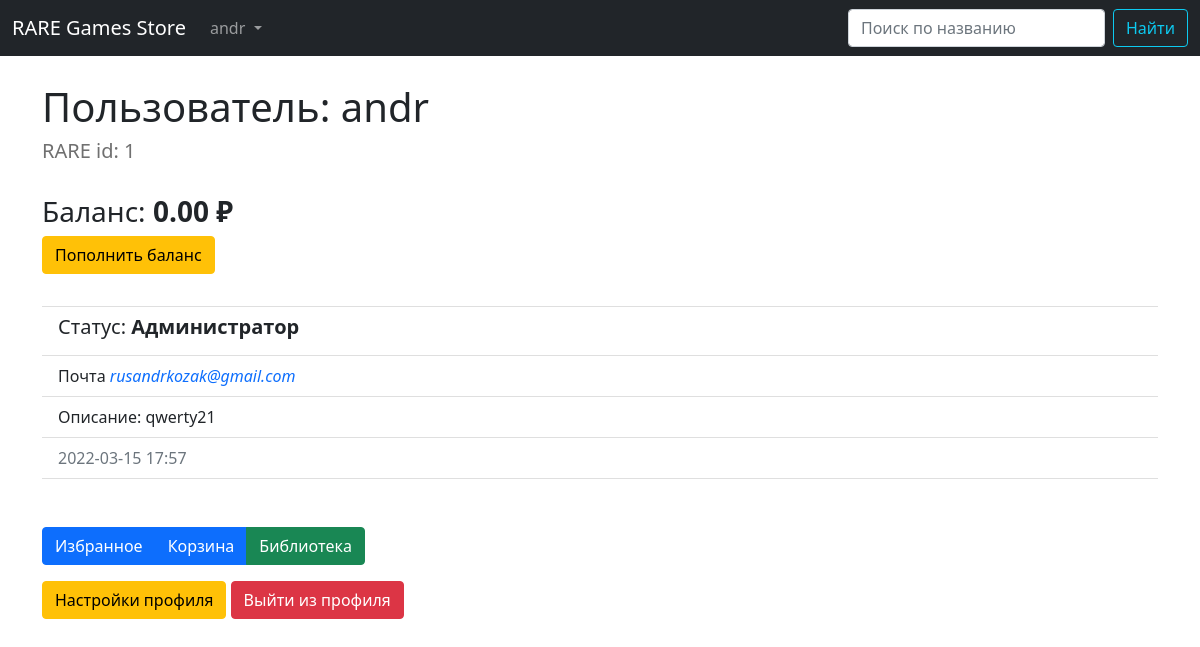
/profile/ (signed in), run on an earlier commit of the app's database.
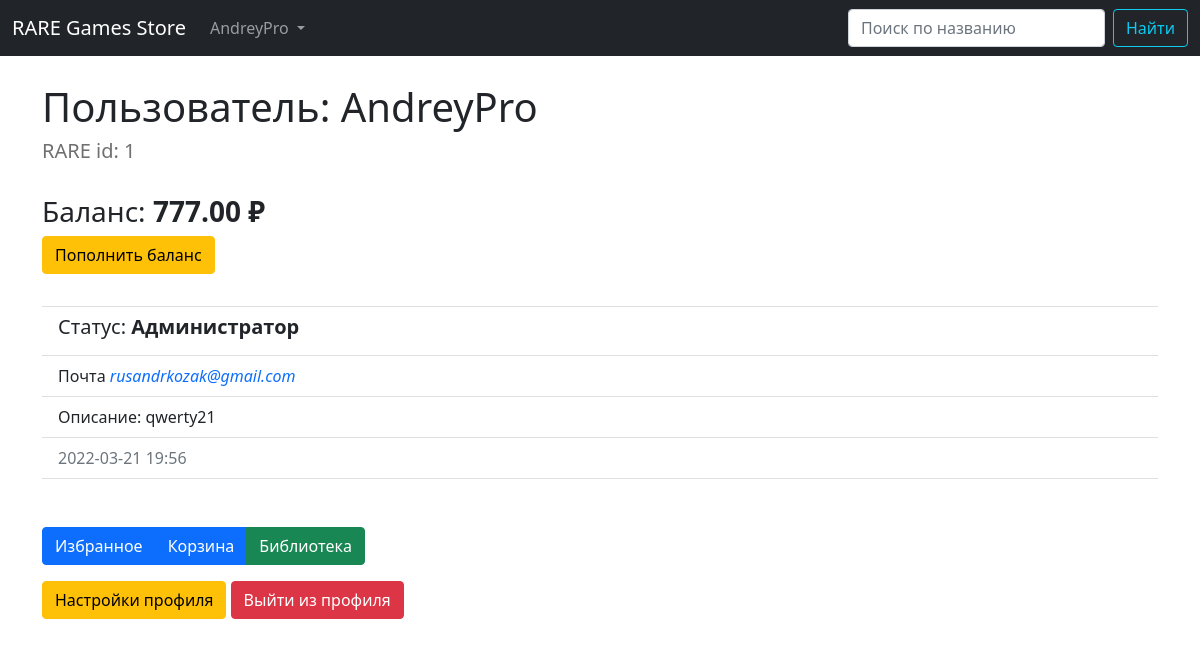
And on a later commit of the database.
### data/users.py (models this page shows, shortened)
class User(SqlAlchemyBase, UserMixin, SerializerMixin, Model):
    __tablename__ = 'users'
    id = sqlalchemy.Column(sqlalchemy.Integer, primary_key=True, autoincrement=True)
    name = sqlalchemy.Column(sqlalchemy.String(25), nullable=True)
    about = sqlalchemy.Column(sqlalchemy.String(256), nullable=True)
    email = sqlalchemy.Column(sqlalchemy.String(64), index=True, unique=True, nullable=True)
    hashed_password = sqlalchemy.Column(sqlalchemy.String, nullable=True)
    created_date = sqlalchemy.Column(sqlalchemy.DateTime, default=datetime.datetime.now)
    balance = sqlalchemy.Column(sqlalchemy.Float, default=0.0)
    is_admin = sqlalchemy.Column(sqlalchemy.Boolean, default=False)
    user_favorites = sqlalchemy.Column(sqlalchemy.String(), default='')   # ++orm.relationship
    user_basket = sqlalchemy.Column(sqlalchemy.String(), default='')      # ++orm.relationship
    user_library = sqlalchemy.Column(sqlalchemy.String(), default='')     # ++orm.relationship
    games = orm.relation("Games", back_populates='user')
    comments = orm.relationship("Comments", back_populates='user')

### main.py (the view)
@app.route("/profile/")
def profile():
    if current_user.is_authenticated:
        db_sess = db_session.create_session()
        user = db_sess.query(User).get(current_user.id)
        return render_template("profile.html", title='Личный кабинет', user=user)
    return redirect(url_for("register"))

### data/db_session.py (called while the page is built)
def create_session() -> Session:
    global __factory
    return __factory()

### data/model.py (called while the page is built)
    @staticmethod
    def date_to_str(date: datetime.datetime, str_month=False):
        if isinstance(date, datetime.datetime):
            if not str_month:
                if date.hour or date.minute:
                    return date.strftime("%Y-%m-%d %H:%M")
                return date.strftime("%Y-%m-%d")
            return date.strftime("%d %B %Y ")

    @staticmethod
    def value_to_str(value, is_total=False):
        if isinstance(value, int) or isinstance(value, float):
            if round(value, 2) or is_total:
                return f"{value:0.2f} ₽"
            return "Бесплатно"

### main.py (called while the page is built)
@login_manager.user_loader
def load_user(user_id):
    db_sess = db_session.create_session()
    return db_sess.query(User).get(user_id)

### templates/profile.html
{% extends "base.html" %}
{% block content %}
<h1>Пользователь: {{ user.name }}</h1>
<h5 class="grey">RARE id: {{ user.id }}</h5><br>
<h3>Баланс: <b>{{ user.value_to_str(user.balance, is_total=True) }}</b></h3>
<a class="btn btn-warning" href="/add_balance">Пополнить баланс</a>
<ul class="list-group list-group-flush my-3">
	<li class="list-group-item text-muted"></li>
	<li class="list-group-item"><h5>Статус: <b>{% if current_user.is_admin and current_user.id == 1 %} Администратор
		{% elif current_user.is_admin %} Модератор {% else %} Пользователь {% endif %}</b></h5></li>
	<li class="list-group-item">Почта <i><a href="mailto:{{ user.email }}" style="text-decoration-line: none">{{ user.email }}</a></i></li>
  {% if current_user.about %}<li class="list-group-item">Описание: {{ user.about }}</li>{% endif %}
  <li class="list-group-item text-muted">{{ user.date_to_str(user.created_date) }}</li>
	<li class="list-group-item"></li>
</ul>
<div class="btn-group py-3">
  <a class="btn btn-primary" href="/profile/favorites">Избранное</a>
  <a class="btn btn-primary" href="/profile/basket">Корзина</a>
  <a class="btn btn-success" href="/profile/library">Библиотека</a>
</div><br>
<div>
	<a class="btn btn-warning" href="/profile/settings">Настройки профиля</a>
	<a class="btn btn-danger" href="/logout">Выйти из профиля</a>
</div>
{% endblock %}

### templates/base.html (shortened to what this page needs)
<!doctype html>
<html lang="ru">
<head>
  <link rel="stylesheet" href="{{ url_for('static', filename='css/style.css') }}">
	<link href="https://cdn.jsdelivr.net/npm/bootstrap@5.0.2/dist/css/bootstrap.min.css" rel="stylesheet"
>
</head>
<header style="margin-bottom: 20pt">
	<nav class="navbar navbar-expand-lg navbar-dark bg-dark">
		<div class="container-fluid">
		<a class="navbar-brand mb-0 h1" href="/#">RARE Games Store</a>
		  <div class="collapse navbar-collapse" id="navbarNavDarkDropdown">
		    <ul class="nav navbar-nav me-auto mb-2 mb-lg-0">
			    {% if current_user.is_authenticated %}
		      <li class="nav-item dropdown active">
		        <a class="nav-link dropdown-toggle" href="#" data-target="#" id="navbarDarkDropdownMenuLink"
		            role="button" data-toggle="dropdown" aria-haspopup="true" aria-expanded="false">
		          {{ current_user.name }}
		        </a>
		      </li>
		    {% endif %}
				</ul>
			  <form class="d-flex" method="POST" action="/search">
	        <input class="form-control me-2" type="search" placeholder="Поиск по названию" aria-label="Search" name="search_text">
				  <button class="btn btn-outline-info" type="submit">Найти</button>
	      </form>
		  </div>
	  </div>
	</nav>
</header>
<body>
<main role="main" class="container">
    {% block content %}{% endblock %}
</main>
</body>
</html>

What changed in the data, as far as the page shows it:
changed User "rusandrkozak@gmail.com": name "andr" → "AndreyPro"; value_to_str "0.00 ₽" → "777.00 ₽"; date_to_str "2022-03-15 17:57" → "2022-03-21 19:56"
